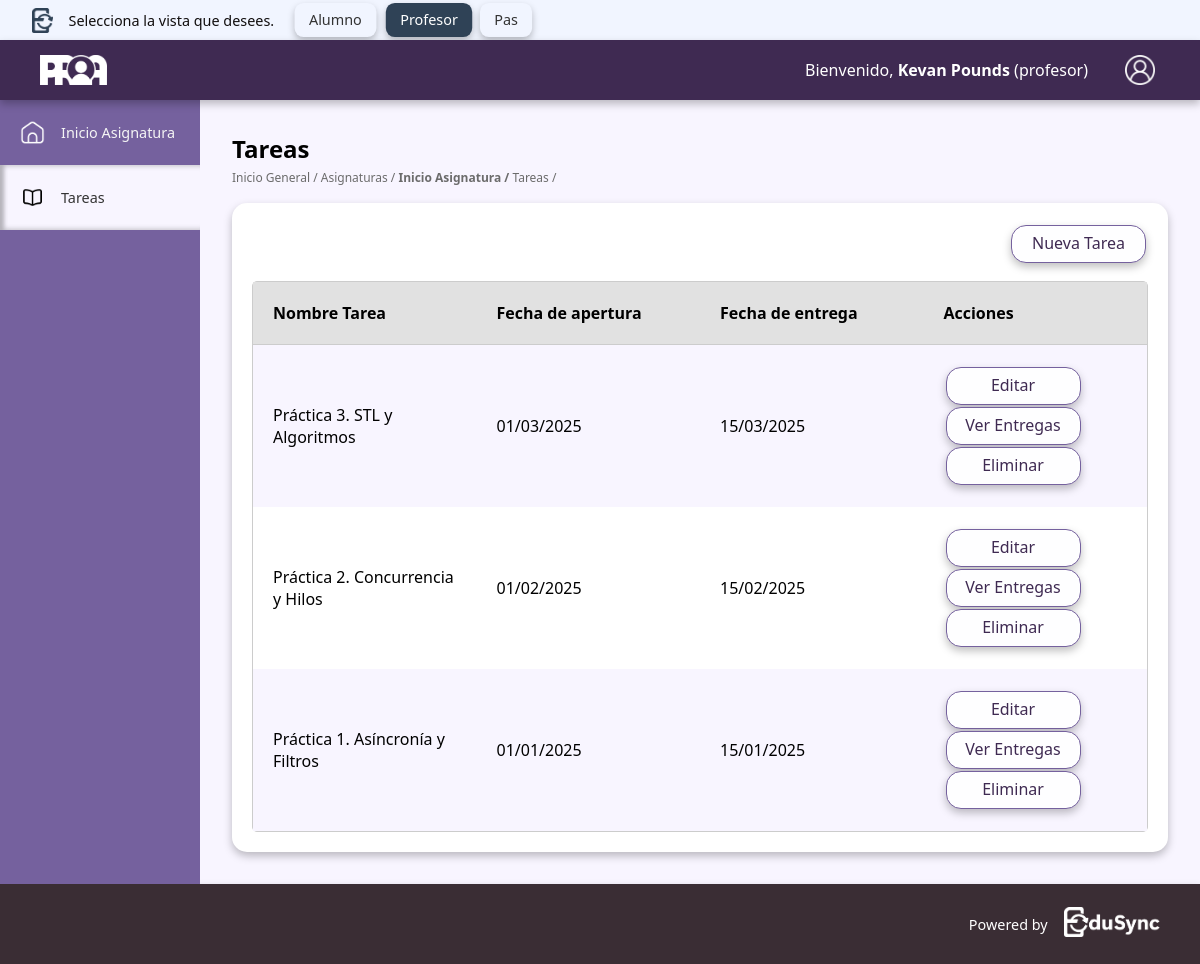
The app's page /src/app/proa/profeAlumno/tareas.php?id=101 (signed in) with its own data.
### tables this page shows
CREATE TABLE `tareas` (
  `id_tarea` int(11) NOT NULL,
  `id_asignatura` int(11) DEFAULT NULL,
  `titulo` varchar(100) DEFAULT NULL,
  `descripcion` text DEFAULT NULL,
  `fecha_apertura` date DEFAULT NULL,
  `fecha_entrega` date DEFAULT NULL,
  `puntuacion_maxima` decimal(5,2) DEFAULT NULL,
  `archivo_adjunto` varchar(255) DEFAULT NULL,
  `creado_por` varchar(10) DEFAULT NULL,
  `grupo_id` varchar(10) NOT NULL
);

### src/app/includes/proaInc/proaProfesores/tareasProfesor.inc (the view, shortened to what this page needs)
<?php
include __DIR__ . '/../../conexion.inc';
$id_asignatura = isset($_GET['id']) ? intval($_GET['id']) : 0;
$stmt = $conn_proa->prepare("SELECT id_tarea, titulo, fecha_apertura, fecha_entrega FROM tareas WHERE id_asignatura = ? ORDER BY fecha_entrega DESC");
$stmt->bind_param("i", $id_asignatura);
$stmt->execute();
$result = $stmt->get_result();
?>
<div class="contenedor-tareasProfesor">
    <div class="contenedor-botones">
        <button class="boton-revisar-profesor" onclick="window.location.href='../../Proa/profeAlumno/crearTarea.php?id=<?= $id_asignatura ?>'">
            Nueva Tarea
        </button>
    </div>
    <table>
        <thead class="encabezado-tabla-tareasProfesor">
            <tr class="fila-tabla-profesorTareas">
                <th class="nombre-tarea-encabezado-vProfesor">Nombre Tarea</th>
                <th class="fecha-apertura-vProfesor">Fecha de apertura</th>
                <th class="fecha-entrega-vProfesor">Fecha de entrega</th>
                <th class="acciones-vProfesor">Acciones</th>
            </tr>
        </thead>
        <tbody>
            <?php if ($result->num_rows > 0): ?>
                <?php while ($row = $result->fetch_assoc()): ?>
                <tr class="fila">
                    <td class="nombre-tarea-vProfesor"><?= htmlspecialchars($row['titulo']) ?></td>
                    <td class="fecha-apertura-vProfesor"><?= date('d/m/Y', strtotime($row['fecha_apertura'])) ?></td>
                    <td class="fecha-entrega-vProfesor"><?= date('d/m/Y', strtotime($row['fecha_entrega'])) ?></td>
                    <td class="acciones">
                        <button class="boton-revisar-profesor" onclick="window.location.href='editarTarea.php?id=<?= urlencode($id_asignatura) ?>&id_tarea=<?= $row['id_tarea'] ?>'">Editar</button>
                        <button class="boton-revisar-profesor" onclick="window.location.href='verEntregas.php?id=<?= urlencode($id_asignatura) ?>&id_tarea=<?= $row['id_tarea'] ?>'">Ver Entregas</button>
                        <button class="boton-revisar-profesor" onclick="if(confirm('¿Seguro que quieres eliminar esta tarea?')) { window.location.href='eliminarTarea.php?id_tarea=<?= $row['id_tarea'] ?>&id_asignatura=<?= $id_asignatura ?>'; }">Eliminar</button>
                    </td>
                </tr>
                <?php endwhile; ?>
            <?php else: ?>
                <tr><td colspan="4">No hay tareas para esta asignatura.</td></tr>
            <?php endif; ?>
        </tbody>
    </table>
</div>

### src/css/proaCSS/estilosBaseProa.css (style rules this page uses)
html { scroll-behavior: smooth; }
* { margin: 0; padding: 0; }
*, *::before, *::after { box-sizing: border-box; }
input, button, textarea, select { font: inherit; }
body { transition: all 0.3s ease-in-out; font-family: 'Segoe UI', Tahoma, Geneva, Verdana, sans-serif; background-color: var(--color-fondo); display: grid; grid-template-areas: "header header" "sidebar contenido" "footer footer"; grid-template-columns: var(--ancho-sidebar) 1fr; grid-template-rows: var(--altura-header) 1fr var(--altura-footer); min-height: 100vh; }
:root { --color-principal: #3f2a52; --color-principal-claro: #75619e; --color-principal-muy-claro: #beaed8; --color-principal-oscuro: #3a2d34; --color-fondo: #f8f5ff; --color-blanco: #ffffff; --color-gris-claro: #f5f5f5; --color-borde: #75619e; --color-texto: #333333; --color-texto-claro: #6b6b6b; --sombra-generica: 0px 4px 8px 0px rgba(0, 0, 0, 0.25); --sombra-interior: inset 0px 4px 4px rgba(0, 0, 0, 0.25); --altura-header: 60px; --altura-footer: 80px; --ancho-sidebar: 200px; --header-selector: 40px; --color-primario-edusync: #0D273D; --color-secundario-edusync: #2F4256; --color-fondo-edusync: #F1F5FF; --color-texto-edusync: #333333; --color-texto-claro-edusync: #FFFFFF; --color-boton-edusync: #2F4256; --color-boton-hover-edusync: #3D5166; }

### src/css/proaCSS/tareasProfesor.css (style rules this page uses)
.contenedor-tareasProfesor table { border-collapse: separate; border-spacing: 0; border: 2rem; border-radius: 5px; border: 1px solid #ccc; width: 100%; table-layout: fixed; font-size: 100%; font: inherit; vertical-align: baseline; }
.contenedor-tareasProfesor thead th { font-weight: bold; padding: 1.25rem; padding-right: fill; background-color: #e1e1e1; border-bottom: 1px solid #ccc; align-items: center; }
.contenedor-tareasProfesor thead { border: 1px solid #ccc; }
.contenedor-tareasProfesor table, th, td { background: none; color: inherit; text-align: inherit; }
.contenedor-tareasProfesor .fila-tabla-profesorTareas { font-weight: bold; padding: 1.25rem 4.35rem; padding-right: fill; background-color: #e1e1e1; border-bottom: 1px solid #ccc; align-items: center; }
.contenedor-tareasProfesor tbody>tr:nth-of-type(odd) { background-color: #f8f5ff; }
.boton-revisar-profesor { margin: 2px; display: flex; justify-content: center; padding: 6px 12px; cursor: pointer; transition: background-color 0.2s; width: 135px; height: 38px; background: #FEFEFF; border: 1px solid #75619E; box-shadow: 0 4px 8px rgba(0, 0, 0, 0.25); border-radius: 15px; color: #3F2A52; }
.contenedor-botones { display: flex; justify-content: flex-end; margin-bottom: 1rem; border: 0.5 rem; border-spacing: 2rem; }
.contenedor-tareasProfesor tbody td { align-items: center; padding: 1.25rem; }

### src/css/proaCSS/tareasAlumno.css (style rules this page uses)
.contenedor-tareasAlumno table, th, td { background: none; color: inherit; text-align: inherit; margin-top: 1rem; }

### records on screen
tareas: titulo "Práctica 3. STL y Algoritmos", fecha_apertura "01/03/2025", fecha_entrega "15/03/2025"
tareas: titulo "Práctica 2. Concurrencia y Hilos", fecha_apertura "01/02/2025", fecha_entrega "15/02/2025"
tareas: titulo "Práctica 1. Asíncronía y Filtros", fecha_apertura "01/01/2025", fecha_entrega "15/01/2025"

### other values on screen
$userdata['nombre'] "Kevan"
$userdata['apellido1'] "Pounds"
$userdata['rol'] "profesor"
